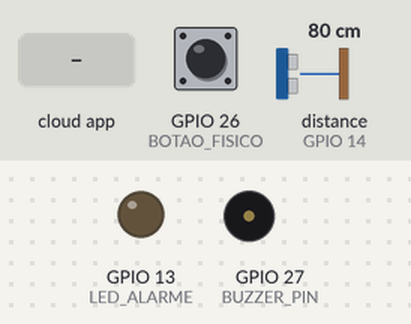
Bench run of a sketch on a simulated ESP32. Shown: output pins drawn as LEDs (lit = HIGH), buzzer (waves = sounding, pin HIGH). The inputs (shaded band) are chosen by the test bench; at power-on: distance to the obstacle (sensor on GPIO 14) 80 cm, GPIO 26 (BOTAO_FISICO) LOW. The echo pulse lasts 58.3 µs per cm; what the sketch prints to the serial monitor is not drawn.

Above: at 2.7 s.
2.8 s: the phone or cloud app sets botaoalarme to true
6.2 s: distance to the obstacle (sensor on GPIO 14) set to 16 cm
9.0 s: distance to the obstacle (sensor on GPIO 14) set to 13 cm
At 11.4 s:
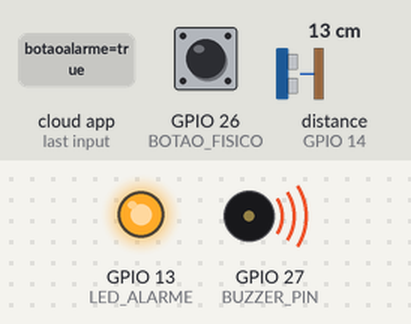
12.4 s: GPIO 26 (BOTAO_FISICO) pulled HIGH for 1.7 s
At 15.2 s:
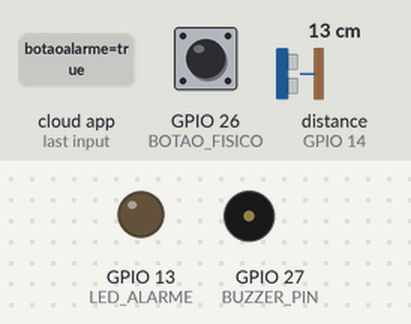
15.7 s: GPIO 26 (BOTAO_FISICO) pulled HIGH for 1.7 s
At 17.8 s:
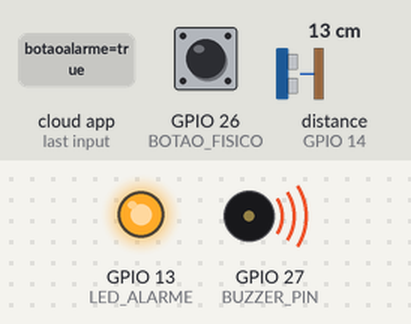
19.0 s: GPIO 26 (BOTAO_FISICO) pulled HIGH for 3.2 s
At 21.7 s:
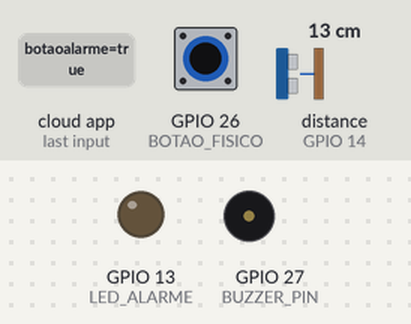
Timing chart, 0 to 23.2 s (numbered marks = the images above; inputs shaded):
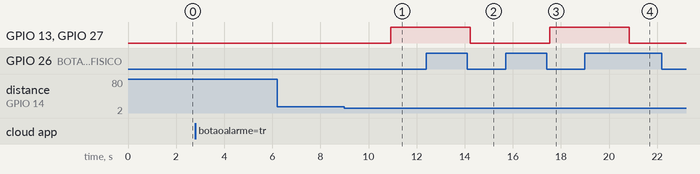

Measured:
- the behaviour switches between 15 and 14 cm on distance to the obstacle (sensor on GPIO 14) (found by bisection; images 0 and 1)
- after the input at 2.8 s, every drawn part: stays the same
- after the input at 6.2 s, every drawn part: stays the same
- after the input at 9.0 s, GPIO 13 (LED_ALARME), GPIO 27 (BUZZER_PIN): LOW → HIGH after 1.9 s
- after the input at 12.4 s, GPIO 13 (LED_ALARME), GPIO 27 (BUZZER_PIN): HIGH → LOW after 1.8 s
- after the input at 15.7 s, GPIO 13 (LED_ALARME), GPIO 27 (BUZZER_PIN): LOW → HIGH after 1.8 s
- after the input at 19.0 s, GPIO 13 (LED_ALARME), GPIO 27 (BUZZER_PIN): HIGH → LOW after 1.8 s

The sketch:

Monitoramento_Led.ino
```cpp
#include <math.h>
#include "AdafruitIO_WiFi.h"
#include "NewPing.h"

#define BUZZER_PIN 27
#define LED_ALARME 13
#define BOTAO_FISICO 26
#define TRIG_PIN 12
#define ECHO_PIN 14

// Configuração do ultrassonico
#define MAX_DISTANCE 100
NewPing sonar(TRIG_PIN, ECHO_PIN, MAX_DISTANCE);

// // Configurações da rede WIFI
#define WIFI_SSID ""
#define WIFI_PASS ""

// // Autenticação Adafruit IO
#define IO_USERNAME "guilhermeguimaraes11"
#define IO_KEY ""

AdafruitIO_WiFi io(IO_USERNAME, IO_KEY, WIFI_SSID, WIFI_PASS);

// #define pinLed 14 //Pino do LED

AdafruitIO_Feed *botaoalarme = io.feed("botaoalarme");
AdafruitIO_Feed *distanciaultrassom = io.feed("distanciaultrassom");

bool alarmeAtivo = false;
unsigned int distancia = 0;
int LIMITE_DISTANCIA = 15;

void setup() {

  pinMode(BUZZER_PIN, OUTPUT);
  pinMode(LED_ALARME, OUTPUT);
  pinMode(BOTAO_FISICO, INPUT);

  // pinMode(pinLed, OUTPUT);

  Serial.begin(115200);

  while (!Serial)
    ;

  // Serial.print("Conectando ao Adafruit IO");
  io.connect();

  while (io.status() < AIO_CONNECTED) {
    Serial.print(".");
    delay(500);
  }

  Serial.println("");
  Serial.println("Adafruit Conectado");

  botaoalarme->onMessage(handleAlarme);

  Serial.println("Solicitando o estado inicial do alarme: ");
  botaoalarme->get();


  // Serial.println();
  // Serial.println(io.statusText());

  // // Configuração do callack, quando o feed receber(atualizar) um valor
  // botaoled -> onMessage(handleBotaoLed);

  // // Registra a função de callback
  // // Ela será chamada sempre que o feed receber um novo dado
}

void loop() {

  // Manter a conexão com o Adafruit IO ativa
  io.run();
  // testeBuzzer();
  // testeLed();

  // testeBotao(BOTAO_FISICO);
  Serial.print(F("Distancia lida: "));
  Serial.println(sonar.ping_cm());

  // Leitura botao fisico
  if (digitalRead(BOTAO_FISICO) == 1) {
    delay(200);
    alarmeAtivo = !alarmeAtivo;

    botaoalarme->save(alarmeAtivo ? "true" : "false");
    Serial.println(alarmeAtivo ? "Alarme ARMADO pelo botao fisico" : "Alarme DESARMADO pelo botao fisico");
  }


  distancia = sonar.ping_cm();
  Serial.print("Distancia lida: ");
  Serial.println(distancia);
  Serial.print(" cm");

  if(distancia != 0){
  // Só envia distancias válidas
  distanciaultrassom -> save(distancia);
  }

  // ativação ou desativação do alarme
  if(alarmeAtivo && distancia > 0 && distancia < LIMITE_DISTANCIA){
    ativarAlerta();
  }
  else{
    desativarAlerta();
  }

  delay(3000);
}
```

alarme.ino
```cpp
void handleAlarme(AdafruitIO_Data *data){
  String valor = data -> toString();

  Serial.print(F("Valor recebido do feed: "));
  Serial.println(valor);

  if (valor == "true"){
    alarmeAtivo = true;
    Serial.println("Alarme Armado pelo dash / app!");
  }
  else{
    alarmeAtivo = false;
    Serial.println("Alarme Desarmado pelo dash / app!");
  }
}

void ativarAlerta(){
  digitalWrite(BUZZER_PIN, HIGH);
  digitalWrite(LED_ALARME, HIGH);
}

void desativarAlerta(){
  digitalWrite(BUZZER_PIN, LOW);
  digitalWrite(LED_ALARME, LOW);
}
```

buzzer.ino
```cpp
void testeBuzzer() {
  digitalWrite(BUZZER_PIN, HIGH);
  delay(500);
  digitalWrite(BUZZER_PIN, LOW);
  delay(500);
}
```

led.ino
```cpp
void testeLed() {
  digitalWrite(LED_ALARME, HIGH);
  delay(500);
  digitalWrite(LED_ALARME, LOW);
  delay(500);
}
```

pushbutton.ino
```cpp
void testeButton(int pinoBotao) {
  Serial.print(F("Estado Botao: "));
    Serial.println(digitalRead(pinoBotao));
    delay(500);
}
```

receberInfo.ino
```cpp
// // Função chamada automaticamente quando o feed receber atualizações

// void handleBotaoLed(AdafruitIO_Data *data) {

//   Serial.print("Estado do LED");

//   bool estadoBotao = data->toBool();

//   Serial.print(F("Estado Recebido do Feed: "));
//   Serial.println(estadoBotao);

//   // Lógica para Acender ou Não o LED

//   if (estadoBotao == true) {
//     digitalWrite(pinoLed, HIGH);
//   }
//   else{
//     digitalWrite(pinoLed, LOW);
//   }
// }
```
